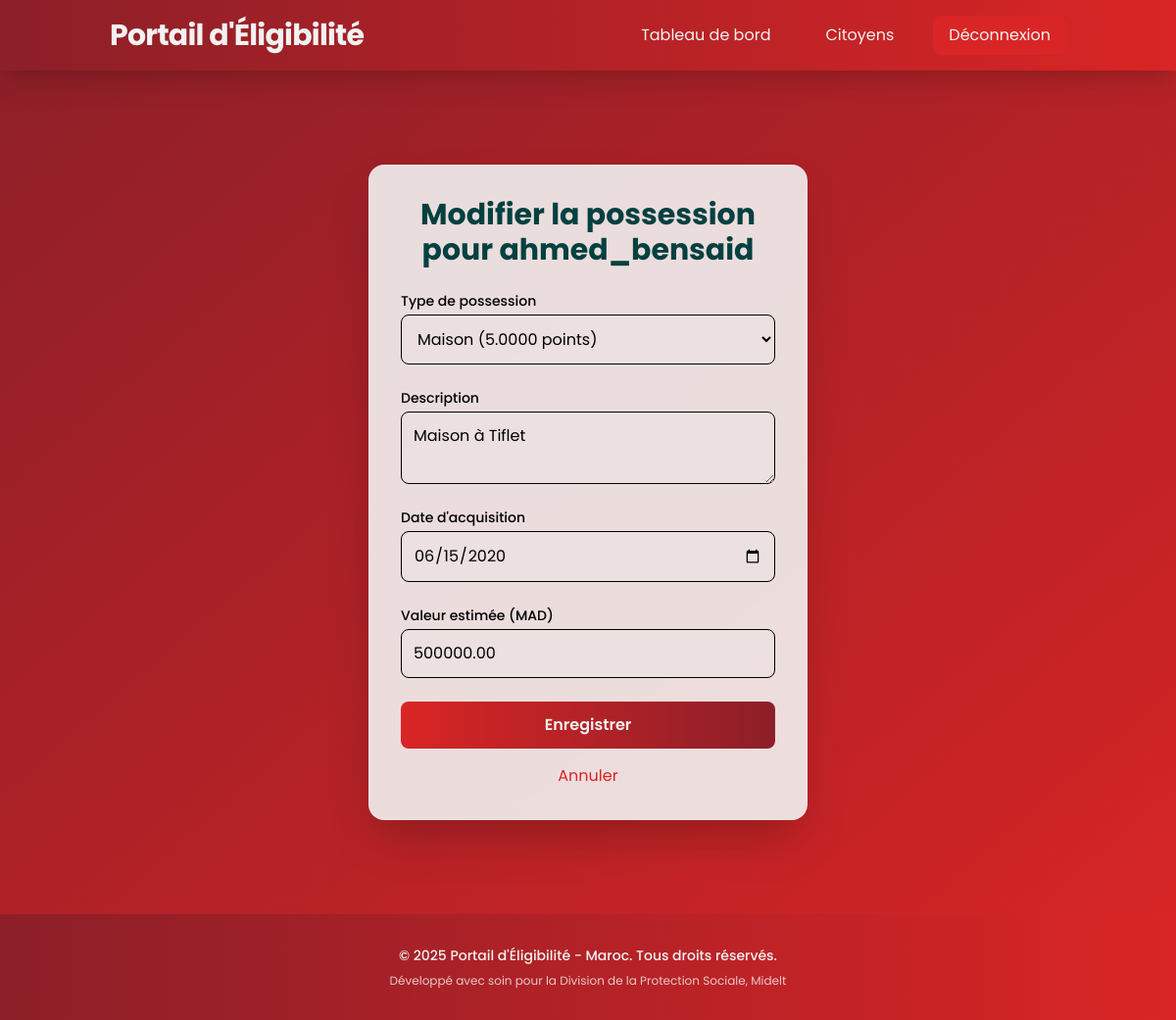
/staff/possessions/edit/1/ (signed in), run on an earlier commit of the app's database.
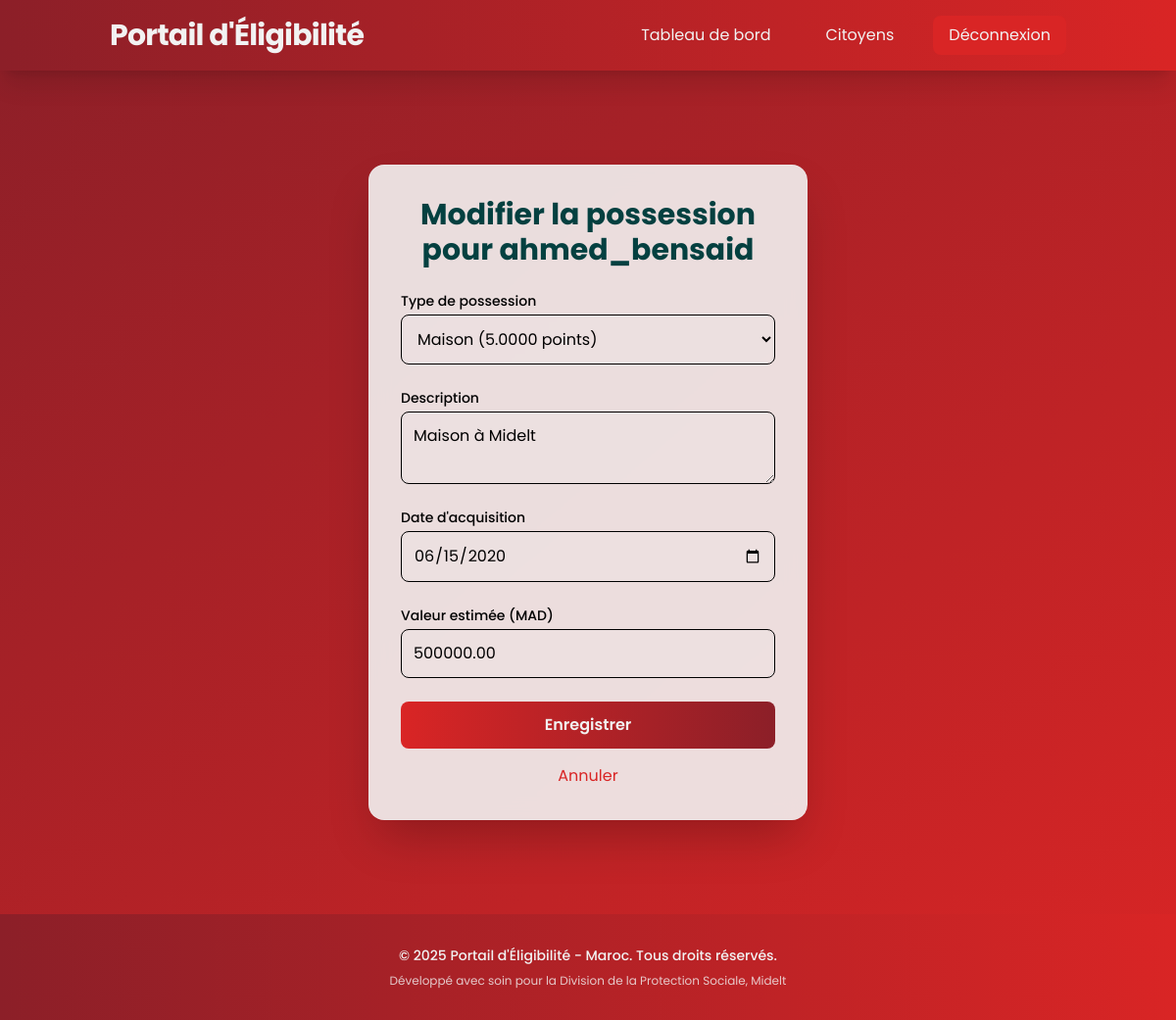
And on a later commit of the database.
### website/models.py (models this page shows)
class CitizenPossession(models.Model):
    STATUS_CHOICES = [
        ('active', 'Active'),
        ('under_investigation', 'Under Investigation'),
        ('disputed', 'Disputed'),
        ('removed', 'Removed'),
    ]
    citizen = models.ForeignKey(User, on_delete=models.CASCADE)
    possession_type = models.ForeignKey(PossessionType, on_delete=models.CASCADE)
    description = models.TextField()  # Additional details about the possession
    acquisition_date = models.DateField()
    estimated_value = models.DecimalField(max_digits=12, decimal_places=2)
    status = models.CharField(max_length=20, choices=STATUS_CHOICES, default='active')
    added_by = models.ForeignKey(User, on_delete=models.CASCADE, related_name='added_possessions')
    created_at = models.DateTimeField(auto_now_add=True)
    updated_at = models.DateTimeField(auto_now=True)

class User(AbstractUser):
    USER_TYPES = [
        ('citizen', 'Citizen'),
        ('data_entry_staff', 'Data Entry Staff'),
        ('investigator', 'Investigator'),
        ('supervisor', 'Supervisor'),
        ('admin', 'Admin'),
    ]
    user_type = models.CharField(max_length=20, choices=USER_TYPES, default='citizen')
    national_id = models.CharField(max_length=20, unique=True)
    phone_validator = RegexValidator(regex=r'^\+212[0-9]{9}$', message="Phone number must be in format: '+212xxxxxxxxx'")
    phone_number = models.CharField(validators=[phone_validator], max_length=17, unique=True)
    birth_date = models.DateField(null=True, blank=True)
    address = models.TextField(blank=True)
    is_verified = models.BooleanField(default=False)
    verification_code = models.CharField(max_length=6, blank=True)
    created_at = models.DateTimeField(auto_now_add=True)
    updated_at = models.DateTimeField(auto_now=True)
    groups = models.ManyToManyField(
        'auth.Group',
        verbose_name='groups',
        blank=True,
        related_name='website_user_groups',  # Unique related_name
        help_text='The groups this user belongs to.',
    )
    user_permissions = models.ManyToManyField(
        'auth.Permission',
        verbose_name='user permissions',
        blank=True,
        related_name='website_user_permissions',  # Unique related_name
        help_text='Specific permissions for this user.',
    )

class PossessionCategory(models.Model):
    name = models.CharField(max_length=100)  # e.g., "Vehicles", "Real Estate", "Electronics"
    description = models.TextField()
    is_active = models.BooleanField(default=True)

class PossessionType(models.Model):
    category = models.ForeignKey(PossessionCategory, on_delete=models.CASCADE)
    name = models.CharField(max_length=100)  # e.g., "Normal Car", "Luxury Car", "Motorcycle"
    description = models.TextField()
    point_value = models.DecimalField(max_digits=10, decimal_places=4)  # e.g., 0.14 for normal car
    is_active = models.BooleanField(default=True)
    created_at = models.DateTimeField(auto_now_add=True)

### website/views.py (the view, shortened to what this page needs)
# urls.py: path('staff/possessions/edit/<int:possession_id>/', views.edit_possession, name='edit_possession'),
@login_required
@user_passes_test(lambda u: u.user_type == 'data_entry_staff' or u.user_type == 'admin')
def edit_possession(request, possession_id):
    possession = get_object_or_404(CitizenPossession, id=possession_id)
    categories = PossessionCategory.objects.filter(is_active=True)
    return render(request, 'staff/edit_possession.html', {
        'possession': possession,
        'categories': categories,
    })

### website/templates/staff/edit_possession.html (shortened to what this page needs)
{% extends 'base.html' %}
{% block content %}
<div class="flex items-center justify-center py-12" style="min-height: 75vh; height: fit-content;">
    <div class="glass p-8 rounded-2xl shadow-2xl w-full max-w-md animate-fade-in-up">
        <h1 class="text-3xl font-bold text-center text-[#044040] mb-6">Modifier la possession pour {{ possession.citizen.username }}</h1>
        <form method="post" class="space-y-6">
            <div>
                <label for="possession_type" class="block text-sm font-medium text-[#000000]">Type de possession</label>
                <select name="possession_type" id="possession_type" required
                        class="mt-1 block w-full p-3 bg-[#F2F2F2]/10 border border-[#000000] rounded-lg text-[#000000] focus:outline-none focus:ring-2 focus:ring-[#044040] transition-all duration-300 hover-scale">
                    {% for category in categories %}
                        <optgroup label="{{ category.name }}">
                            {% for type in category.possessiontype_set.all %}
                                <option value="{{ type.id }}" {% if type.id == possession.possession_type.id %}selected{% endif %}>
                                    {{ type.name }} ({{ type.point_value }} points)
                                </option>
                            {% endfor %}
                        </optgroup>
                    {% endfor %}
                </select>
            </div>
            <div>
                <label for="description" class="block text-sm font-medium text-[#000000]">Description</label>
                <textarea name="description" id="description"
                          class="mt-1 block w-full p-3 bg-[#F2F2F2]/10 border border-[#000000] rounded-lg text-[#000000] placeholder-[#000000]/50 focus:outline-none focus:ring-2 focus:ring-[#044040] transition-all duration-300 hover-scale">{{ possession.description }}</textarea>
            </div>
            <div>
                <label for="acquisition_date" class="block text-sm font-medium text-[#000000]">Date d'acquisition</label>
                <input type="date" name="acquisition_date" id="acquisition_date" value="{{ possession.acquisition_date|date:'Y-m-d' }}" required
                       class="mt-1 block w-full p-3 bg-[#F2F2F2]/10 border border-[#000000] rounded-lg text-[#000000] focus:outline-none focus:ring-2 focus:ring-[#044040] transition-all duration-300 hover-scale">
            </div>
            <div>
                <label for="estimated_value" class="block text-sm font-medium text-[#000000]">Valeur estimée (MAD)</label>
                <input type="number" step="0.01" name="estimated_value" id="estimated_value" value="{{ possession.estimated_value|floatformat:2 }}"
                       class="mt-1 block w-full p-3 bg-[#F2F2F2]/10 border border-[#000000] rounded-lg text-[#000000] placeholder-[#000000]/50 focus:outline-none focus:ring-2 focus:ring-[#044040] transition-all duration-300 hover-scale">
            </div>
            <button type="submit"
                    class="w-full bg-gradient-to-r from-[#D92525] to-[#8C1F28] text-[#F2F2F2] p-3 rounded-lg font-semibold hover:from-[#591C21] hover:to-[#D92525] transition-all duration-300 hover-scale animate-pulse">
                Enregistrer
            </button>
        </form>
        <a href="{% url 'citizen_detail' possession.citizen.id %}"
           class="mt-4 inline-block text-[#D92525] hover:underline text-center w-full">Annuler</a>
    </div>
</div>
{% endblock %}

What changed in the data, as far as the page shows it:
changed CitizenPossession "ahmed_bensaid": description "Maison à Tiflet" → "Maison à Midelt"
